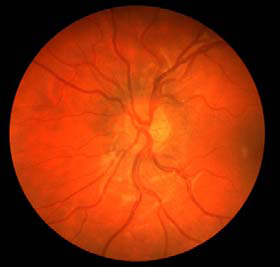
%> input picture retina1.png, 280 x 267 px
$ octave Task2.m   (GNU Octave 9; MATLAB toolbox functions it lacks are replaced by stand-ins)
%> lines starting %> are read from the running program, lines starting %| are printed output that depends on the picture
retina1 = imread('retina1.png');
%> retina1 is the input picture: size 267x280x3 uint8; mean R, G, B 146.6, 47.7, 9.5
retina2 = imread('retina2.png');
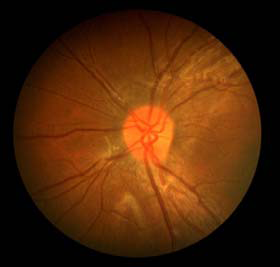
%> input picture retina2.png, 280 x 267 px
%> retina2 is the input picture: size 267x280x3 uint8; mean R, G, B 79.6, 39.4, 9.2


gr1 = rgb2gray(retina1);
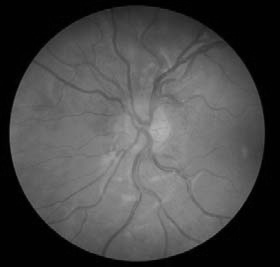
%> gr1: size 267x280 uint8; min 0, max 181, mean 72.9
gr2 = rgb2gray(retina2);
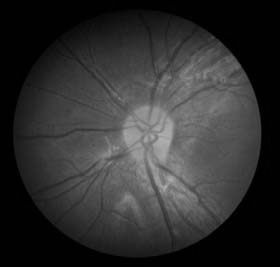
%> gr2: size 267x280 uint8; min 0, max 177, mean 48


grfill = gr1;
grfill(grfill>12) = 255;
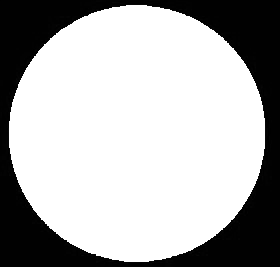
%> grfill: size 267x280 uint8; min 0, max 255, mean 177
%> (the run ends here)
